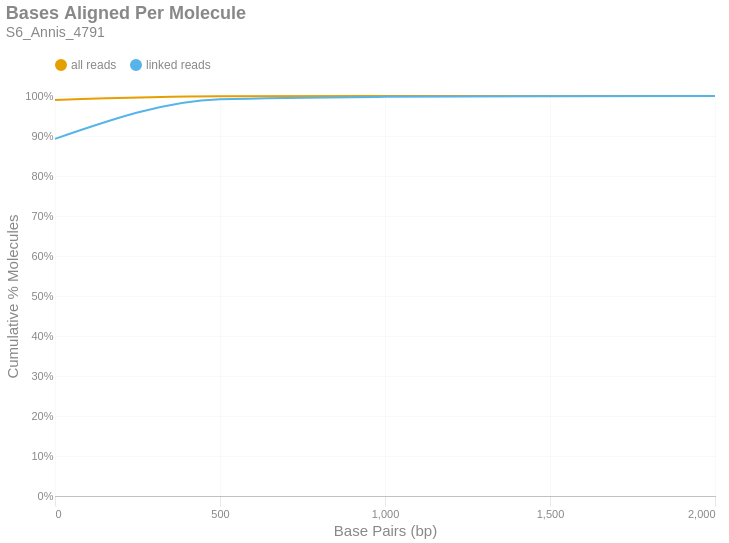

Here is the notebook cell this chart was saved with:
### Markdown cell above
### Bases Aligned Per Molecule
This is a cumulative frequency distribution showing the number of base pairs aligned per unique molecule. These data are shown in 500 bp bins. There are two distributions: one with `all reads` (yellow) and another with only `linked reads` (blue). The percent of molecules in the `linked reads` distribution is relative to the total number of linked molecules.

### Code cell
if SKIPLR:
    print_html(f"Skipped")
else:
    binned_df = consolidated_hist(valids['aligned_bp'], mask, 500, True)
    with SafeRender(binned_df):
        (
            density_plot(binned_df, 'Bases Aligned Per Molecule', samplename, 'basesper')
            .encode(
                x=alt.X('bin:Q', title="Base Pairs (bp)").axis(tickMinStep=500).scale(padding=0),
                y=alt.Y('value:Q', title='Cumulative % Molecules')
                    .axis(format='%')
                    .scale(domain = [0,1])
                    .stack(False),
                color=alt.Color("key:N").scale(domain = ["all reads", "linked reads"]),
                tooltip = [
                    alt.Tooltip("key:N", title = "Data Type"),
                    alt.Tooltip("range_label:N", title="Bases Aligned Per Molecule"),
                    alt.Tooltip("value:Q", format = ".2%", title="% Molecules (Cum.)")
                ]
            )
        ).display()

### Figure 1 — Vega-Lite specification as saved in the notebook (floating-point values rounded to 4 significant figures)
{"width": "container", "height": 400, "config": {"title": {"anchor": "start", "dy": -15, "fontSize": 18, "color": "#888888", "subtitleColor": "#888888", "subtitleFontSize": 14}, "arc": {"fill": "#0072B2"}, "axis": {"domainColor": "#888888", "domainWidth": 0.5, "gridWidth": 0.2, "grid": false, "titleFontWeight": 400, "titleFontSize": 15, "labelFontSize": 11, "labelColor": "#888888", "tickColor": "#888888", "tickWidth": 0.2, "titleColor": "#888888"}, "axisBand": {"grid": false}, "axisX": {"grid": true, "tickSize": 10, "domainCap": "round"}, "axisY": {"domain": false, "grid": true, "tickSize": 0, "domainCap": "round"}, "background": "transparent", "header": {"labelFontSize": 15, "labelColor": "#888888", "titleFontSize": 15, "titleFontWeight": 600, "titleColor": "#888888"}, "legend": {"labelFont": "sans-serif", "labelFontSize": 12, "labelColor": "#888888", "symbolSize": 100, "symbolType": "circle", "titleFontSize": 12, "titlePadding": 10, "titleColor": "#888888", "title": null, "orient": "top"}, "range": {"category": ["#E69F00", "#56B4E9", "#009E73", "#F0E442", "#0072B2", "#D55E00", "#CC79A7", "#000000"], "diverging": ["#cfe8f3", "#a2d4ec", "#73bfe2", "#46abdb", "#1696d2", "#12719e"]}, "area": {"fill": "#0072B2", "fillOpacity": 0.7, "line": true, "strokeOpacity": 0.7}, "line": {"color": "#0072B2", "stroke": "#0072B2", "strokeWidth": 2}, "trail": {"color": "#0072B2", "stroke": "#0072B2", "strokeWidth": 0, "size": 1}, "point": {"filled": true, "fillOpacity": 1.0, "size": 95}, "text": {"color": "#888888", "fontSize": 11, "align": "right", "fontWeight": 400, "size": 11}, "bar": {"fill": "#0072B2", "stroke": null}, "view": {"stroke": null, "continuousWidth": 660, "continuousHeight": 400}}, "data": {"name": "data-52001099d73a06620e2208616a51ece9"}, "mark": {"type": "line", "interpolate": "monotone", "point": {"opacity": 0, "size": 275}}, "encoding": {"color": {"field": "key", "scale": {"domain": ["all reads", "linked reads"]}, "type": "nominal"}, "tooltip": [{"field": "key", "title": "Data Type", "type": "nominal"}, {"field": "range_label", "title": "Bases Aligned Per Molecule", "type": "nominal"}, {"field": "value", "format": ".2%", "title": "% Molecules (Cum.)", "type": "quantitative"}], "x": {"axis": {"tickMinStep": 500}, "field": "bin", "scale": {"padding": 0}, "title": "Base Pairs (bp)", "type": "quantitative"}, "y": {"axis": {"format": "%"}, "field": "value", "scale": {"domain": [0, 1]}, "stack": false, "title": "Cumulative % Molecules", "type": "quantitative"}}, "params": [{"name": "param_c36ac31b6afebe62", "select": {"type": "point", "fields": ["key"]}, "bind": "legend"}], "title": {"text": "Bases Aligned Per Molecule", "subtitle": "S6_Annis_4791"}, "transform": [{"fold": ["all reads (cumsum)", "linked reads (cumsum)"]}, {"calculate": "replace(datum.key, ' (cumsum)', '')", "as": "key"}, {"filter": {"param": "param_c36ac31b6afebe62"}}], "usermeta": {"embedOptions": {"downloadFileName": "S6_Annis_4791.basesper"}}, "$schema": "https://vega.github.io/schema/vega-lite/v6.1.0.json", "datasets": {"data-52001099d73a06620e2208616a51ece9": [{"bin": "0.0", "interval": "0.0-500.0", "all reads": 0.9902, "linked reads": 0.8927, "all reads (cumsum)": 0.9902, "linked reads (cumsum)": 0.8927, "range_label": "0-499"}, {"bin": "500.0", "interval": "500.0-1000.0", "all reads": 0.009066, "linked reads": 0.09907, "all reads (cumsum)": 0.9993, "linked reads (cumsum)": 0.9918, "range_label": "500-999"}, {"bin": "1000.0", "interval": "1000.0-1500.0", "all reads": 0.0005308, "linked reads": 0.006118, "all reads (cumsum)": 0.9998, "linked reads (cumsum)": 0.9979, "range_label": "1000-1499"}, {"bin": "1500.0", "interval": "1500.0-2000.0", "all reads": 0.0001408, "linked reads": 0.001641, "all reads (cumsum)": 1.0, "linked reads (cumsum)": 0.9996, "range_label": "1500-1999"}, {"bin": "2000.0", "interval": "2000.0-2500.0", "all reads": 3.25e-05, "linked reads": 0.0004476, "all reads (cumsum)": 1.0, "linked reads (cumsum)": 1.0, "range_label": "2000-2499"}]}}
